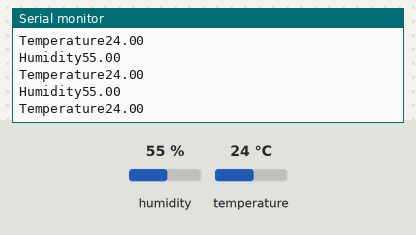
Bench run of a sketch on a simulated Arduino Uno, built with avr-gcc and run on an emulated ATmega328P. Shown: the last lines printed to the serial monitor. The test bench sets the inputs (shaded band); at power-on: humidity 55 %, temperature 24 °C. Storage starts empty.

Above: at 1.2 s.
1.3 s: humidity set to 22 %
At 1.9 s:
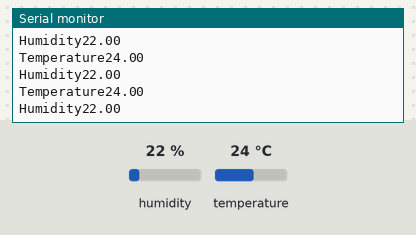
2.8 s: temperature set to 12 °C
At 3.4 s:
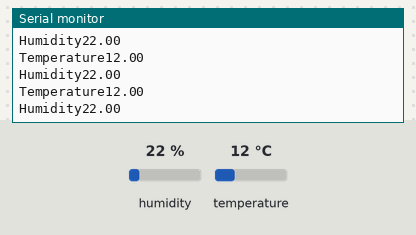
4.3 s: humidity set to 40 %
At 5.3 s:
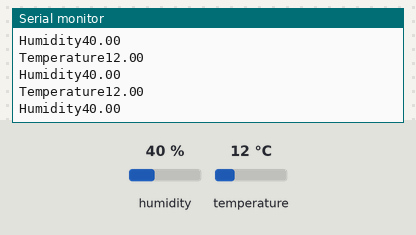
Timing chart, 0 to 7.3 s (numbered marks = the images above; inputs shaded):
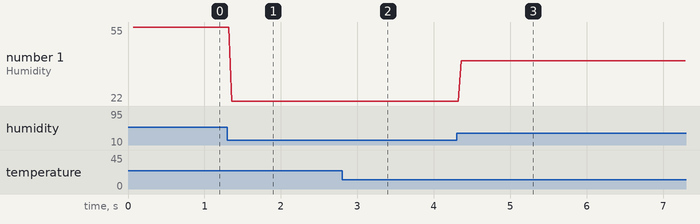

Measured:
- after the input at 1.3 s, the serial monitor: prints a new line after 0.05 s (image 1)
- after the input at 2.8 s, the serial monitor: prints a new line at once (image 2)
- after the input at 4.3 s, the serial monitor: prints a new line after 0.06 s (image 3)
- plotted number 1: 55 → 22 after the input at 1.3 s, 22 → 40 after the input at 4.3 s

The sketch:

datalog.ino
```cpp
#include <SPI.h>
#include <SD.h>
#include <dht.h>

const int chipSelect = 4;
const int data_pin = 8;
dht DHT;


void setup() {
  Serial.begin(9600);
  Serial.print("Initializing SD card...");
  if (!SD.begin(chipSelect)) {
    Serial.println("Card failed, or not present");
    while (1);
  }
  Serial.println("card initialized.");
}


void loop() {
  DHT.read11(data_pin);

  File dataFile = SD.open("datalog.txt", FILE_WRITE);
  if (dataFile) {
    Serial.print("Temperature");
    Serial.println(DHT.temperature);
    Serial.print("Humidity");
    Serial.println(DHT.humidity);
    dataFile.print(DHT.temperature);
    dataFile.print(",");
    dataFile.println(DHT.humidity);
    dataFile.close();
  }

  else {
    Serial.println("error opening datalog.txt");
  }
}
```
